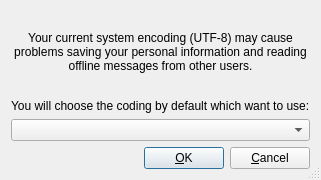
<ui version="4.0" >
 <class>EncodingDlgBase</class>
 <widget class="QDialog" name="EncodingDlgBase" >
  <property name="geometry" >
   <rect>
    <x>0</x>
    <y>0</y>
    <width>311</width>
    <height>180</height>
   </rect>
  </property>
  <property name="windowTitle" >
   <string>Choose default encoding</string>
  </property>
  <property name="sizeGripEnabled" >
   <bool>true</bool>
  </property>
  <layout class="QVBoxLayout" >
   <property name="margin" >
    <number>11</number>
   </property>
   <property name="spacing" >
    <number>6</number>
   </property>
   <item>
    <widget class="QLabel" name="TextLabel1" >
     <property name="sizePolicy" >
      <sizepolicy>
       <hsizetype>1</hsizetype>
       <vsizetype>7</vsizetype>
       <horstretch>0</horstretch>
       <verstretch>0</verstretch>
      </sizepolicy>
     </property>
     <property name="text" >
      <string>Your current system encoding (UTF-8) may cause problems saving your personal information and reading offline messages from other users.</string>
     </property>
     <property name="alignment" >
      <set>Qt::AlignCenter</set>
     </property>
     <property name="wordWrap" >
      <bool>true</bool>
     </property>
    </widget>
   </item>
   <item>
    <widget class="QLabel" name="TextLabel2" >
     <property name="text" >
      <string>You will choose the coding by default which want to use:</string>
     </property>
     <property name="wordWrap" >
      <bool>false</bool>
     </property>
    </widget>
   </item>
   <item>
    <widget class="QComboBox" name="cmbEncoding" />
   </item>
   <item>
    <layout class="QHBoxLayout" >
     <property name="margin" >
      <number>0</number>
     </property>
     <property name="spacing" >
      <number>6</number>
     </property>
     <item>
      <spacer>
       <property name="orientation" >
        <enum>Qt::Horizontal</enum>
       </property>
       <property name="sizeType" >
        <enum>QSizePolicy::Expanding</enum>
       </property>
       <property name="sizeHint" >
        <size>
         <width>20</width>
         <height>20</height>
        </size>
       </property>
      </spacer>
     </item>
     <item>
      <widget class="QPushButton" name="buttonOk" >
       <property name="text" >
        <string>&amp;OK</string>
       </property>
       <property name="autoDefault" >
        <bool>true</bool>
       </property>
       <property name="default" >
        <bool>true</bool>
       </property>
      </widget>
     </item>
     <item>
      <widget class="QPushButton" name="buttonCancel" >
       <property name="text" >
        <string>&amp;Cancel</string>
       </property>
       <property name="autoDefault" >
        <bool>true</bool>
       </property>
      </widget>
     </item>
    </layout>
   </item>
  </layout>
 </widget>
 <pixmapfunction>qPixmapFromMimeSource</pixmapfunction>
 <resources/>
 <connections/>
</ui>
